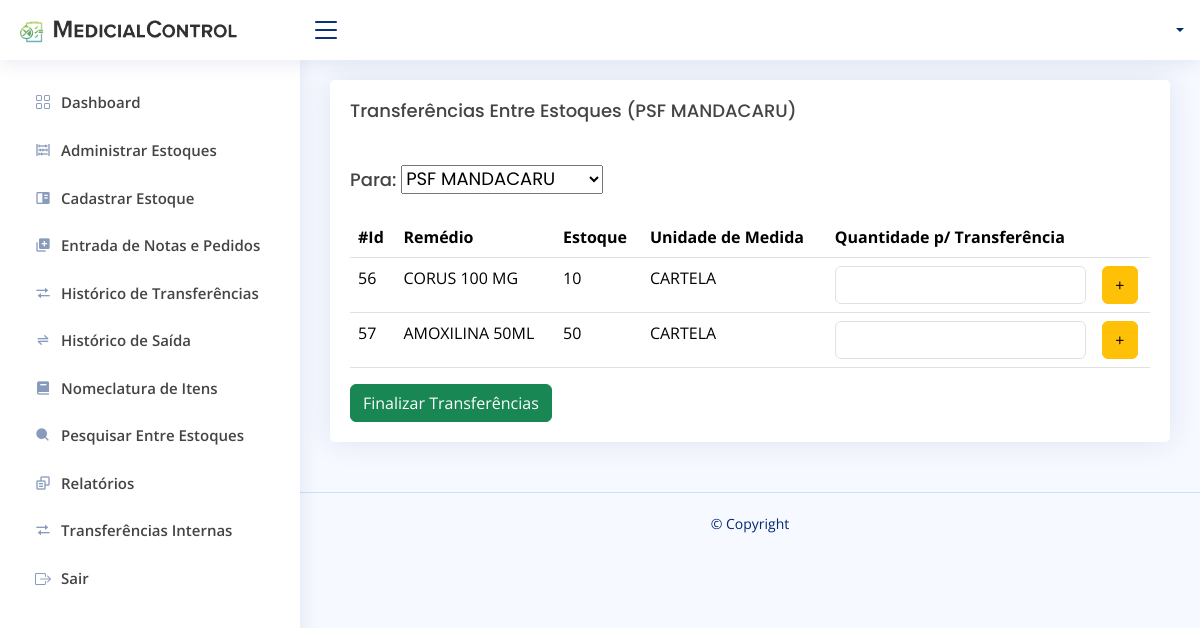
Before: /transferenciasEstoques.php?id=7&&nome=PSF MANDACARU&&lote=091250 with the older database file.
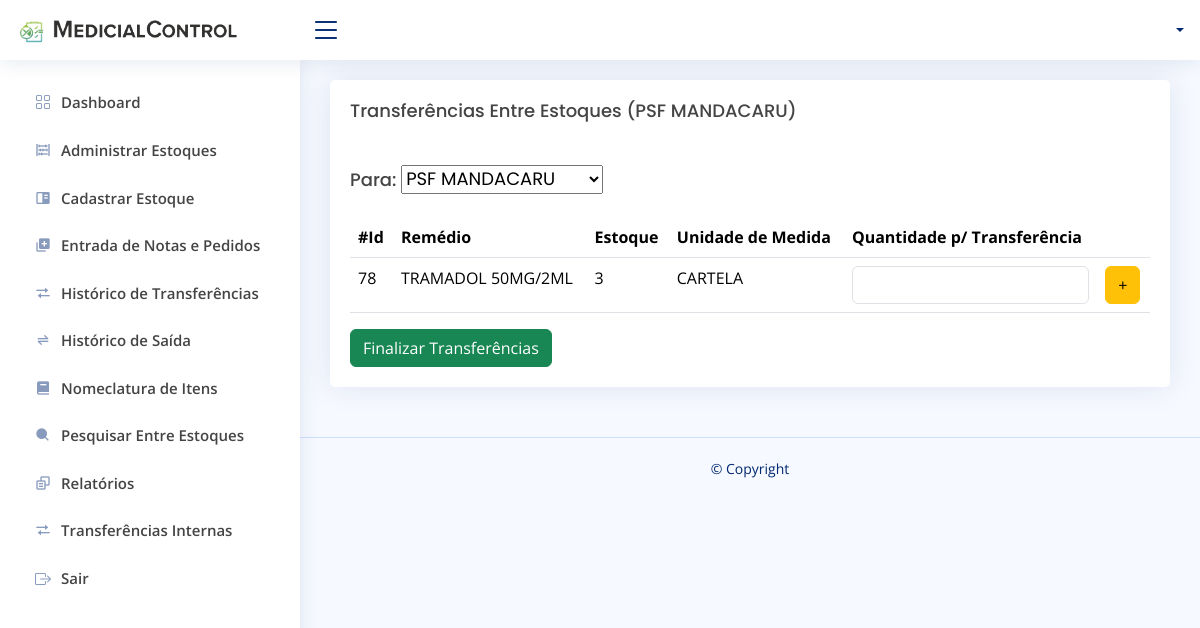
After: the same page with the newer database file.
### tables this page shows
CREATE TABLE `tb_remedio` (
  `id_remedio` int(11) NOT NULL,
  `nome_remedio` varchar(220) NOT NULL,
  `uni_medida_remedio` varchar(100) NOT NULL,
  `quantidade_remedio` bigint(20) NOT NULL,
  `quant_min_estoque_remedio` bigint(20) NOT NULL,
  `vencimento_remedio` date NOT NULL,
  `estoque_remedio` int(11) NOT NULL
);

### controladores/Classes.php (called while the page is built, shortened)
<?php
class Estoque
{
    private $conexao;
    public function __construct()
    {
        $this->conexao = new Conexao();
    }
    public function chamaEstoque()
    {
        $conn = $this->conexao->Conectar();
        $query = "SELECT * FROM tb_estoques";
        $stmt = $conn->prepare($query);
        $stmt->execute();
        $r = [];
        while ($retorno = $stmt->fetch(PDO::FETCH_ASSOC)) {
            $r[] = $retorno;
        };
        return $r;
    }
}
class Remedio
{
    private $conexao;
    public function __construct()
    {
        $this->conexao = new Conexao();
    }
    public function chamaRemedioPorEstoque($idEstoque)
    {
        $query = "SELECT * FROM tb_remedio WHERE estoque_remedio = :idEstoque";
        $conn = $this->conexao->Conectar();
        $stmt = $conn->prepare($query);
        $stmt->bindParam(":idEstoque", $idEstoque);
        $stmt->execute();
        $r = [];
        while ($retorno = $stmt->fetch(PDO::FETCH_ASSOC)) {
            $r[] = $retorno;
        };
        return $r;
    }
}

### transferenciasEstoques.php (the view, shortened to what this page needs)
<?php
include "controladores/Controller.php";
include "controladores/Classes.php";
$func = new Remedio;
$chamaRemedio = $func->chamaRemedioPorEstoque($_GET['id']);
$func2 = new Estoque;
$chamaEstoque = $func2->chamaEstoque();
$lote = $_GET['lote'];
$nomeEstoque = $_GET['nome'];
?>
<!DOCTYPE html>
<html lang="pt-br">
<head>
</head>
<body>
    <header id="header" class="header fixed-top d-flex align-items-center">
        <nav class="header-nav ms-auto">
            <ul class="d-flex align-items-center">
                <?php echo Perfil() ?>
            </ul>
        </nav>
    </header>
    <aside id="sidebar" class="sidebar">
        <?php echo sideBar() ?>
    </aside>
    <main id="main" class="main">
        <section class="section">
            <div class="row">
                <div class="col-lg-12 col-md-12">
                    <div class="col-lg-12 col-md-12">
                        <div class="card">
                            <div class="card-body">
                                <h5 class="card-title">Transferências Entre Estoques (<?php echo $nomeEstoque ?>)</h5>
                                <h4 class="card-title">Para:
                                    <select name="estoque" id="estoque">
                                        <?php foreach ($chamaEstoque as $E) { ?>
                                            <option value="<?= $E['id_estoque'] ?>"><?= $E['nome_estoque'] ?></option>
                                        <?php } ?>
                                    </select>
                                </h4>
                                <table class="table datatable">
                                    <thead>
                                        <tr>
                                            <th>#Id</th>
                                            <th>Remédio</th>
                                            <th>Estoque</th>
                                            <th>Unidade de Medida</th>
                                            <th>Quantidade p/ Transferência</th>
                                            <th></th>
                                        </tr>
                                    </thead>
                                    <tbody>
                                        <?php foreach ($chamaRemedio as $remedio) { ?>
                                            <tr>
                                                <td><?= $remedio['id_remedio'] ?></td>
                                                <td><?= $remedio['nome_remedio'] ?></td>
                                                <td class="quantRemedio"><?= $remedio['quantidade_remedio'] ?></td>
                                                <td class="uni_medida_remedio"><?= $remedio['uni_medida_remedio'] ?></td>
                                                <td><input name="valor" class="form-control" type="number"></td>
                                                <td><button onclick="addCarrinho(event)" name="butn" class="btn btn-warning ">+</button></td>
                                            </tr>
                                        <?php } ?>
                                    </tbody>
                                </table>
                                <a href="fecharCarrinho.php?lote=<?=$lote?>" class="btn btn-success">Finalizar Transferências</a>
                            </div>
                        </div>
                    </div>
                </div>
        </section>
    </main>
    <footer id="footer" class="footer">
        <div class="copyright">
            &copy; Copyright <strong><span></span></strong>
        </div>
        <div class="credits">
        </div>
    </footer>
</body>
</html>

Changed rows visible on the page:
removed tb_remedio: id_remedio "56", nome_remedio "CORUS 100 MG", quantidade_remedio "10", uni_medida_remedio "CARTELA"
removed tb_remedio: id_remedio "57", nome_remedio "AMOXILINA 50ML", quantidade_remedio "50", uni_medida_remedio "CARTELA"
added tb_remedio: id_remedio "78", nome_remedio "TRAMADOL 50MG/2ML", quantidade_remedio "3", uni_medida_remedio "CARTELA"
